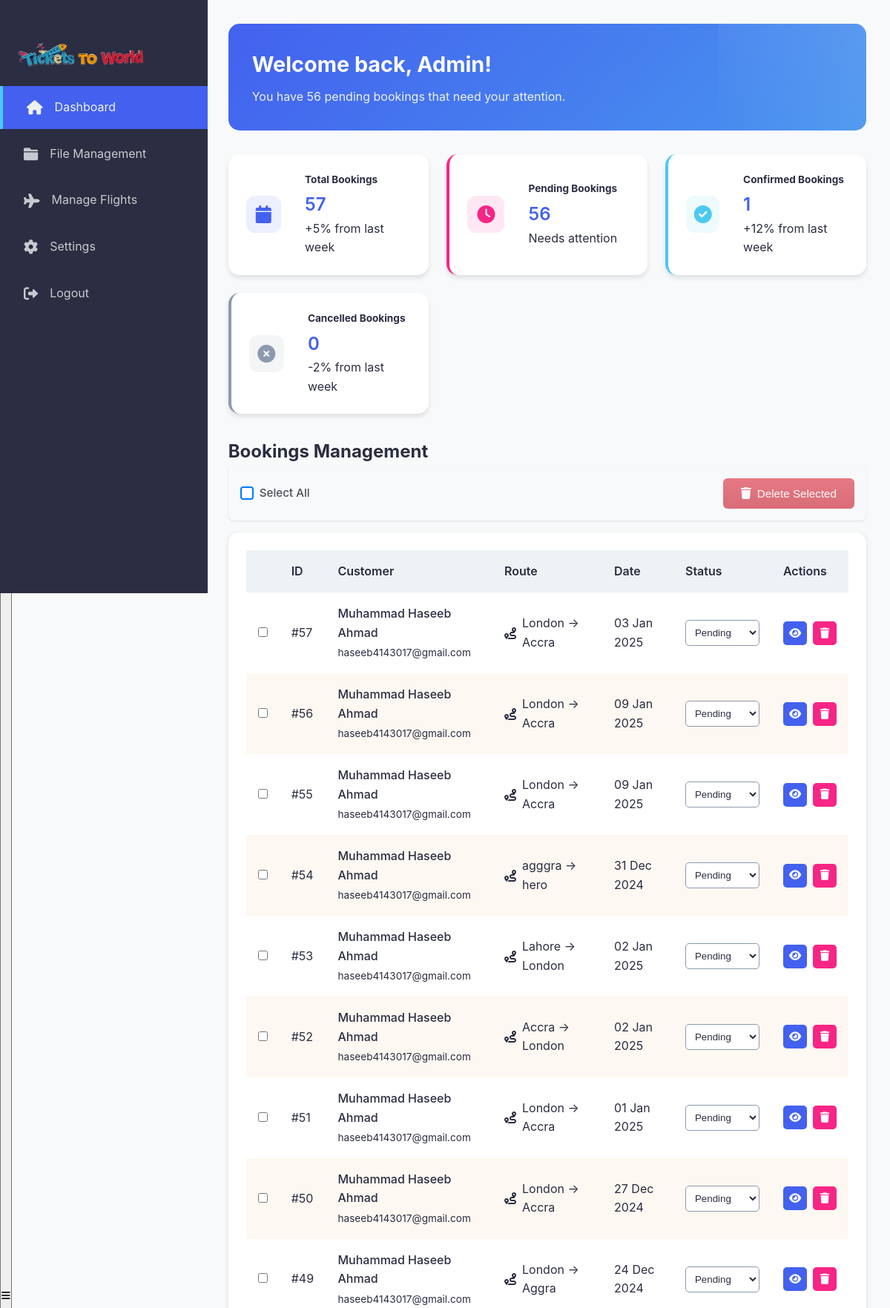
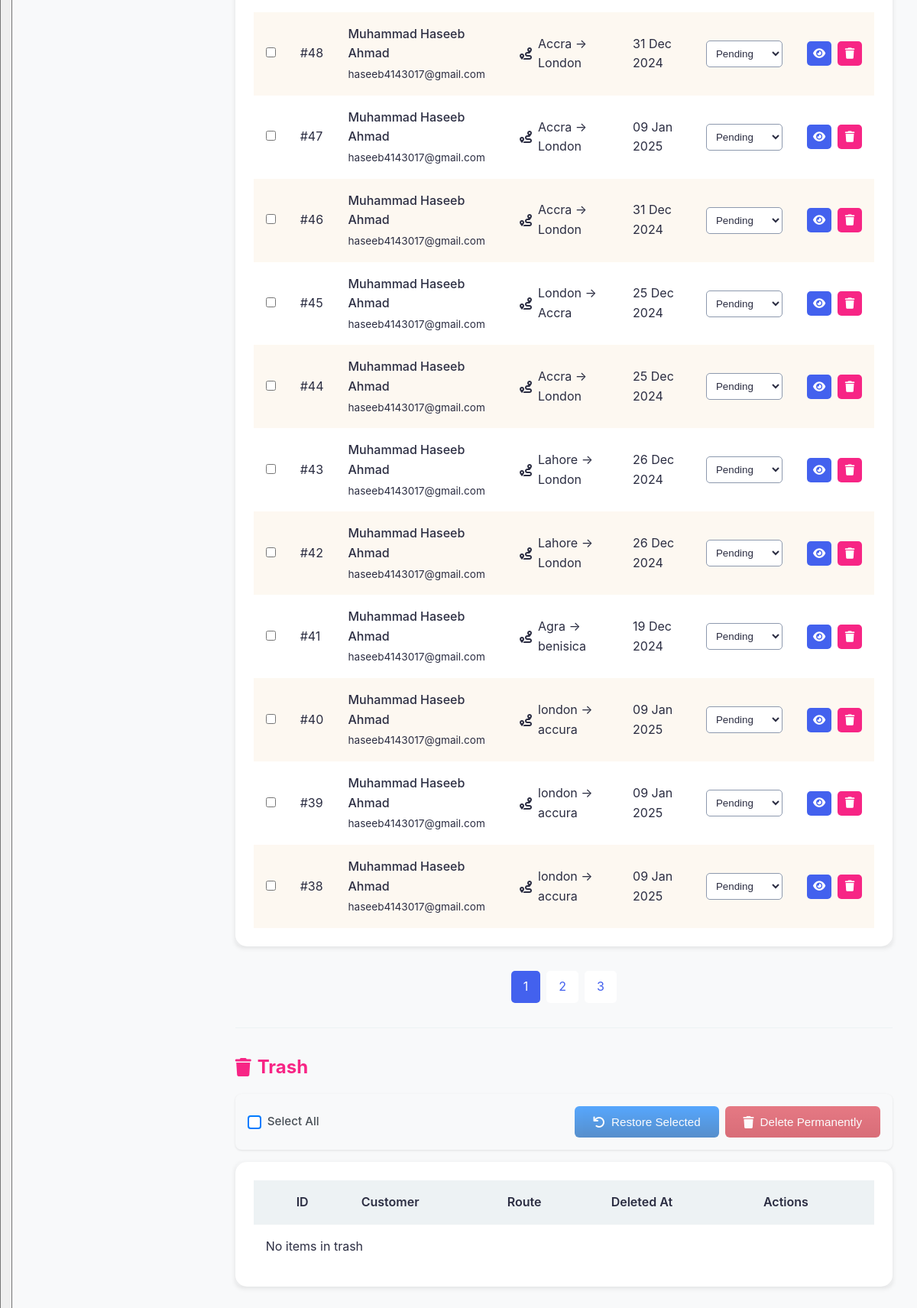
The app's page /project/admin/index.php (signed in) with its own data (2 pictures, top to bottom).
### tables this page shows
CREATE TABLE IF NOT EXISTS `bookings` (
  `id` int NOT NULL AUTO_INCREMENT,
  `name` varchar(100) NOT NULL,
  `email` varchar(100) NOT NULL,
  `phone` varchar(20) NOT NULL,
  `from_location` varchar(100) NOT NULL,
  `to_location` varchar(100) NOT NULL,
  `departure_date` date NOT NULL,
  `return_date` date DEFAULT NULL,
  `FAdult` int NOT NULL,
  `FChild` int NOT NULL,
  `FInfant` int NOT NULL,
  `FClsType` enum('ECONOMY','PREMIUM','BUSINESS') NOT NULL DEFAULT 'ECONOMY',
  `passengers` int NOT NULL,
  `status` enum('pending','confirmed','cancelled') DEFAULT 'pending',
  `trip_type` enum('one-way','round-trip') DEFAULT 'round-trip',
  `FAirLine` varchar(10) NOT NULL DEFAULT 'ALL',
  `created_at` timestamp NULL DEFAULT CURRENT_TIMESTAMP,
  `deleted_at` timestamp NULL DEFAULT NULL,
  PRIMARY KEY (`id`),
  KEY `idx_class_type` (`FClsType`)
);

### project/admin/index.php (the view, shortened to what the rows shown need)
<?php
require_once 'init_db.php';
$page = isset($_GET['page']) ? (int)$_GET['page'] : 1;
$per_page = 20;
$offset = ($page - 1) * $per_page;
$check_column = $conn->query("SHOW COLUMNS FROM bookings LIKE 'deleted_at'");
if ($check_column->num_rows == 0) {
    $recent_bookings_query = "SELECT * FROM bookings ORDER BY created_at DESC LIMIT $offset, $per_page";
} else {
    $recent_bookings_query = "SELECT * FROM bookings WHERE deleted_at IS NULL ORDER BY created_at DESC LIMIT $offset, $per_page";
}
$stmt = $conn->prepare($recent_bookings_query);
if ($stmt === false) {
    error_log("ERROR: Prepare failed: " . $conn->error);
    $recent_bookings = [];
} else {
    if ($stmt->execute()) {
        $recent_bookings = $stmt->get_result();
    } else {
        error_log("ERROR: Execute failed: " . $stmt->error);
        $recent_bookings = [];
    }
}
?>
<!DOCTYPE html>
<html lang="en">
<head>
    <link rel="stylesheet" href="../assets/css/admin.css">
    <link rel="stylesheet" href="https://cdnjs.cloudflare.com/ajax/libs/font-awesome/6.0.0/css/all.min.css">
</head>
<body>
    <div class="admin-container">
        <main class="main-content">
            <div class="dashboard-welcome">
                <h1>Welcome back, Admin!</h1>
            </div>
            <div class="dashboard-grid">
                <div class="recent-bookings-card">
                    <div class="card-header">
                        <h2>Bookings Management</h2>
                    </div>
                    <div class="table-responsive">
                        <table class="bookings-table">
                            <thead>
                                <tr>
                                    <th width="40px"></th>
                                    <th>ID</th>
                                    <th>Customer</th>
                                    <th>Route</th>
                                    <th>Date</th>
                                    <th>Status</th>
                                    <th>Actions</th>
                                </tr>
                            </thead>
                            <tbody>
                                <?php
                                if (is_object($recent_bookings) && $recent_bookings->num_rows > 0):
                                    while($booking = $recent_bookings->fetch_assoc()):
                                ?>
                                <tr id="booking-<?php echo $booking['id']; ?>"
                                    onclick="handleRowClick(event, <?php echo $booking['id']; ?>)"
                                    class="booking-row">
                                    <td>
                                        <input type="checkbox"
                                               class="booking-checkbox"
                                               data-id="<?php echo $booking['id']; ?>"
                                               onclick="event.stopPropagation();">
                                    </td>
                                    <td>#<?php echo $booking['id']; ?></td>
                                    <td>
                                        <div class="customer-info">
                                            <span class="customer-name"><?php echo htmlspecialchars($booking['name']); ?></span>
                                            <span class="customer-email"><?php echo htmlspecialchars($booking['email']); ?></span>
                                        </div>
                                    </td>
                                    <td>
                                        <div class="route-info">
                                            <i class="fas fa-route"></i>
                                            <?php echo htmlspecialchars($booking['from_location']); ?> → <?php echo htmlspecialchars($booking['to_location']); ?>
                                        </div>
                                    </td>
                                    <td><?php echo date('d M Y', strtotime($booking['departure_date'])); ?></td>
                                    <td>
                                        <select class="status-select" data-id="<?php echo $booking['id']; ?>"
                                                onclick="event.stopPropagation();"
                                                onchange="updateStatus(this)">
                                            <option value="pending" <?php echo $booking['status'] === 'pending' ? 'selected' : ''; ?>>Pending</option>
                                        </select>
                                    </td>
                                    <td>
                                        <div class="actions">
                                            <a href="view-booking.php?id=<?php echo $booking['id']; ?>"
                                               class="btn-action view"
                                               title="View Details"
                                               onclick="event.stopPropagation();">
                                                <i class="fas fa-eye"></i>
                                            </a>
                                            <button onclick="event.stopPropagation(); deleteBooking(<?php echo $booking['id']; ?>)"
                                                    class="btn-action delete"
                                                    title="Delete Booking">
                                                <i class="fas fa-trash"></i>
                                            </button>
                                        </div>
                                    </td>
                                </tr>
                                <?php
                                    endwhile;
                                endif; ?>
                            </tbody>
                        </table>
                    </div>
                </div>
            </div>
            <div class="trash-section">
                <h2><i class="fas fa-trash"></i> Trash</h2>
                <div class="table-responsive">
                    <table class="bookings-table">
                        <thead>
                            <tr>
                                <th width="40px"></th>
                                <th>ID</th>
                                <th>Customer</th>
                                <th>Route</th>
                                <th>Deleted At</th>
                                <th>Actions</th>
                            </tr>
                        </thead>
                    </table>
                </div>
            </div>
        </main>
    </div>
</body>
</html>

### records on screen
bookings: id "57", name "Muhammad Haseeb Ahmad", email "haseeb4143017@gmail.com", from_location "London", to_location "Accra", departure_date "03 Jan 2025", status+id "Pending"
bookings: id "56", name "Muhammad Haseeb Ahmad", email "haseeb4143017@gmail.com", from_location "London", to_location "Accra", departure_date "09 Jan 2025", status+id "Pending"
bookings: id "55", name "Muhammad Haseeb Ahmad", email "haseeb4143017@gmail.com", from_location "London", to_location "Accra", departure_date "09 Jan 2025", status+id "Pending"
bookings: id "54", name "Muhammad Haseeb Ahmad", email "haseeb4143017@gmail.com", from_location "agggra", to_location "hero", departure_date "31 Dec 2024", status+id "Pending"
bookings: id "53", name "Muhammad Haseeb Ahmad", email "haseeb4143017@gmail.com", from_location "Lahore", to_location "London", departure_date "02 Jan 2025", status+id "Pending"
bookings: id "52", name "Muhammad Haseeb Ahmad", email "haseeb4143017@gmail.com", from_location "Accra", to_location "London", departure_date "02 Jan 2025", status+id "Pending"
bookings: id "51", name "Muhammad Haseeb Ahmad", email "haseeb4143017@gmail.com", from_location "London", to_location "Accra", departure_date "01 Jan 2025", status+id "Pending"
bookings: id "50", name "Muhammad Haseeb Ahmad", email "haseeb4143017@gmail.com", from_location "London", to_location "Accra", departure_date "27 Dec 2024", status+id "Pending"
bookings: id "49", name "Muhammad Haseeb Ahmad", email "haseeb4143017@gmail.com", from_location "London", to_location "Aggra", departure_date "24 Dec 2024", status+id "Pending"
bookings: id "48", name "Muhammad Haseeb Ahmad", email "haseeb4143017@gmail.com", from_location "Accra", to_location "London", departure_date "31 Dec 2024", status+id "Pending"
bookings: id "47", name "Muhammad Haseeb Ahmad", email "haseeb4143017@gmail.com", from_location "Accra", to_location "London", departure_date "09 Jan 2025", status+id "Pending"
bookings: id "46", name "Muhammad Haseeb Ahmad", email "haseeb4143017@gmail.com", from_location "Accra", to_location "London", departure_date "31 Dec 2024", status+id "Pending"
bookings: id "45", name "Muhammad Haseeb Ahmad", email "haseeb4143017@gmail.com", from_location "London", to_location "Accra", departure_date "25 Dec 2024", status+id "Pending"
bookings: id "44", name "Muhammad Haseeb Ahmad", email "haseeb4143017@gmail.com", from_location "Accra", to_location "London", departure_date "25 Dec 2024", status+id "Pending"
bookings: id "43", name "Muhammad Haseeb Ahmad", email "haseeb4143017@gmail.com", from_location "Lahore", to_location "London", departure_date "26 Dec 2024", status+id "Pending"
bookings: id "42", name "Muhammad Haseeb Ahmad", email "haseeb4143017@gmail.com", from_location "Lahore", to_location "London", departure_date "26 Dec 2024", status+id "Pending"
bookings: id "41", name "Muhammad Haseeb Ahmad", email "haseeb4143017@gmail.com", from_location "Agra", to_location "benisica", departure_date "19 Dec 2024", status+id "Pending"
bookings: id "40", name "Muhammad Haseeb Ahmad", email "haseeb4143017@gmail.com", from_location "london", to_location "accura", departure_date "09 Jan 2025", status+id "Pending"
bookings: id "39", name "Muhammad Haseeb Ahmad", email "haseeb4143017@gmail.com", from_location "london", to_location "accura", departure_date "09 Jan 2025", status+id "Pending"
bookings: id "38", name "Muhammad Haseeb Ahmad", email "haseeb4143017@gmail.com", from_location "london", to_location "accura", departure_date "09 Jan 2025", status+id "Pending"

### other values on screen
$pending_bookings "56"
$total_bookings "57"
$confirmed_bookings "1"
$cancelled_bookings "0"
